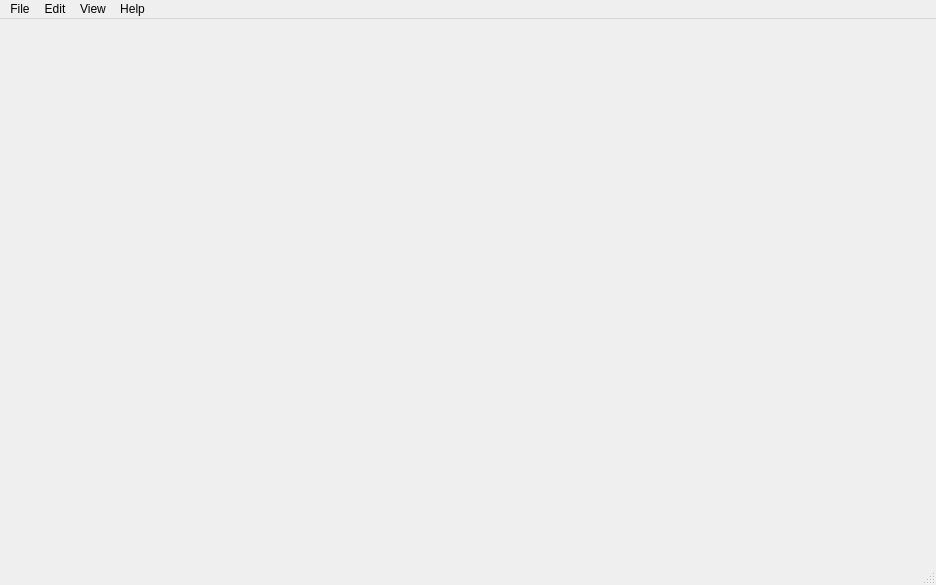
<?xml version="1.0" encoding="UTF-8"?>
<ui version="4.0">
 <class>mainWindow</class>
 <widget class="QMainWindow" name="mainWindow">
  <property name="geometry">
   <rect>
    <x>0</x>
    <y>0</y>
    <width>936</width>
    <height>585</height>
   </rect>
  </property>
  <property name="windowTitle">
   <string>DC1 Visualization</string>
  </property>
  <widget class="QWidget" name="centralwidget">
   <layout class="QHBoxLayout" name="horizontalLayout_2">
    <item>
     <layout class="QVBoxLayout" name="verticalLayout">
      <item>
       <layout class="QHBoxLayout" name="horizontalLayoutTop">
        <item>
         <widget class="PlotWidget" name="arrayMap" native="true"/>
        </item>
        <item>
         <layout class="QVBoxLayout" name="channelTraceLayout">
          <item>
           <widget class="PlotWidget" name="channelTrace1" native="true"/>
          </item>
          <item>
           <widget class="PlotWidget" name="channelTrace2" native="true"/>
          </item>
          <item>
           <widget class="PlotWidget" name="channelTrace3" native="true"/>
          </item>
          <item>
           <widget class="PlotWidget" name="channelTrace4" native="true"/>
          </item>
         </layout>
        </item>
       </layout>
      </item>
      <item>
       <layout class="QHBoxLayout" name="horizontalLayoutBottom">
        <item>
         <widget class="PlotWidget" name="noiseMatrixPlot" native="true"/>
        </item>
        <item>
         <widget class="PlotWidget" name="noiseHistogramPlot" native="true"/>
        </item>
       </layout>
      </item>
     </layout>
    </item>
   </layout>
  </widget>
  <widget class="QStatusBar" name="statusbar"/>
  <widget class="QMenuBar" name="menubar">
   <property name="geometry">
    <rect>
     <x>0</x>
     <y>0</y>
     <width>936</width>
     <height>24</height>
    </rect>
   </property>
   <widget class="QMenu" name="menuFile">
    <property name="title">
     <string>File</string>
    </property>
    <addaction name="actionUpdateSession"/>
   </widget>
   <widget class="QMenu" name="menuEdit">
    <property name="title">
     <string>Edit</string>
    </property>
    <addaction name="actionPreferences"/>
    <addaction name="actionAnalysisParameters"/>
   </widget>
   <widget class="QMenu" name="menuView">
    <property name="title">
     <string>View</string>
    </property>
    <addaction name="actionIndividualChannelInfo"/>
    <addaction name="actionListElectrodesInfo"/>
   </widget>
   <widget class="QMenu" name="menuHelp">
    <property name="title">
     <string>Help</string>
    </property>
    <addaction name="actionDocumentation"/>
   </widget>
   <addaction name="menuFile"/>
   <addaction name="menuEdit"/>
   <addaction name="menuView"/>
   <addaction name="menuHelp"/>
  </widget>
  <action name="actionUpdateSession">
   <property name="text">
    <string>New session...</string>
   </property>
  </action>
  <action name="actionLoad_real_time_stream">
   <property name="text">
    <string>Load real-time stream...</string>
   </property>
  </action>
  <action name="action_changeLayout">
   <property name="text">
    <string>Change visualization style...</string>
   </property>
  </action>
  <action name="actionDocumentation">
   <property name="text">
    <string>Documentation</string>
   </property>
  </action>
  <action name="actionParameter_1">
   <property name="text">
    <string>Parameter 1</string>
   </property>
  </action>
  <action name="actionParameter_2">
   <property name="text">
    <string>Parameter 2</string>
   </property>
  </action>
  <action name="actionParameter_3">
   <property name="text">
    <string>Parameter 3</string>
   </property>
  </action>
  <action name="actionPreferences">
   <property name="text">
    <string>Session parameters...</string>
   </property>
  </action>
  <action name="actionAnalysisParameters">
   <property name="text">
    <string>GUI preferences...</string>
   </property>
  </action>
  <action name="actionSave">
   <property name="text">
    <string>Save</string>
   </property>
  </action>
  <action name="actionExport_to">
   <property name="text">
    <string>Export to...</string>
   </property>
  </action>
  <action name="actionParameter_4">
   <property name="text">
    <string>Toggle highlight spikes</string>
   </property>
  </action>
  <action name="actionParameter_5">
   <property name="text">
    <string>Toggle auto axis</string>
   </property>
  </action>
  <action name="actionParameter_6">
   <property name="text">
    <string>Parameter 1</string>
   </property>
  </action>
  <action name="actionParameter_7">
   <property name="text">
    <string>Parameter 2</string>
   </property>
  </action>
  <action name="actionParameter">
   <property name="text">
    <string>Parameter 3</string>
   </property>
  </action>
  <action name="actionParameter_8">
   <property name="text">
    <string>Parameter 1</string>
   </property>
  </action>
  <action name="actionParameter_9">
   <property name="text">
    <string>Parameter 2</string>
   </property>
  </action>
  <action name="actionParameter_10">
   <property name="text">
    <string>Parameter 3</string>
   </property>
  </action>
  <action name="action_tl_arraymap">
   <property name="text">
    <string>Array Map</string>
   </property>
  </action>
  <action name="action_tr_arraymap">
   <property name="text">
    <string>Array Map</string>
   </property>
  </action>
  <action name="action_bl_arraymap">
   <property name="text">
    <string>Array Map</string>
   </property>
  </action>
  <action name="action_br_arraymap_2">
   <property name="text">
    <string>Array Map</string>
   </property>
  </action>
  <action name="action_tl_channels">
   <property name="text">
    <string>Channel Traces</string>
   </property>
  </action>
  <action name="action_bl_channels">
   <property name="text">
    <string>Channel Traces</string>
   </property>
  </action>
  <action name="action_br_channels_2">
   <property name="text">
    <string>Channel Traces</string>
   </property>
  </action>
  <action name="action_tl_spikerate">
   <property name="text">
    <string>Spike Rate Plot</string>
   </property>
  </action>
  <action name="action_tl_electrodeminimap">
   <property name="text">
    <string>Electrode Minimap</string>
   </property>
  </action>
  <action name="action_hierlemann">
   <property name="text">
    <string>Hierlemann</string>
   </property>
  </action>
  <action name="action_modifiedhierlemann">
   <property name="text">
    <string>Modified Hierlemann</string>
   </property>
  </action>
  <action name="action_Highpass">
   <property name="text">
    <string>Highpass</string>
   </property>
  </action>
  <action name="actionSpike_detection">
   <property name="text">
    <string>Spike detection...</string>
   </property>
  </action>
  <action name="action_npz">
   <property name="text">
    <string>Numpy file (.npz)</string>
   </property>
  </action>
  <action name="action_mat">
   <property name="text">
    <string>MATLAB file (.mat)</string>
   </property>
  </action>
  <action name="action_save_npz">
   <property name="text">
    <string>Numpy file (.npz)</string>
   </property>
  </action>
  <action name="action_save_mat">
   <property name="text">
    <string>MATLAB file (.mat)</string>
   </property>
  </action>
  <action name="action_tr_channels">
   <property name="text">
    <string>Channel Traces</string>
   </property>
  </action>
  <action name="action_tr_spikerate">
   <property name="text">
    <string>Spike Rate Plot</string>
   </property>
  </action>
  <action name="action_tr_electrodeminimap">
   <property name="text">
    <string>Electrode Minimap</string>
   </property>
  </action>
  <action name="action_bl_spikerate">
   <property name="text">
    <string>Spike Rate Plot</string>
   </property>
  </action>
  <action name="action_bl_electrodeminimap">
   <property name="text">
    <string>Electrode Minimap</string>
   </property>
  </action>
  <action name="action_br_spikerate_2">
   <property name="text">
    <string>Spike Rate Plot</string>
   </property>
  </action>
  <action name="action_br_electrodeminimap_2">
   <property name="text">
    <string>Electrode Minimap</string>
   </property>
  </action>
  <action name="action_save_csv">
   <property name="text">
    <string>CSV file (.csv)</string>
   </property>
  </action>
  <action name="action_csv">
   <property name="text">
    <string>CSV file (.csv)</string>
   </property>
  </action>
  <action name="actionEntire_window">
   <property name="text">
    <string>Entire window</string>
   </property>
  </action>
  <action name="actionWindow_1">
   <property name="text">
    <string>Window 1</string>
   </property>
  </action>
  <action name="actionWindow_2">
   <property name="text">
    <string>Window 2</string>
   </property>
  </action>
  <action name="actionWindow_3">
   <property name="text">
    <string>Window 3</string>
   </property>
  </action>
  <action name="actionWindow_4">
   <property name="text">
    <string>Window 4</string>
   </property>
  </action>
  <action name="action_tl_tracesearch">
   <property name="text">
    <string>Trace Search</string>
   </property>
  </action>
  <action name="action_tr_tracesearch">
   <property name="text">
    <string>Trace Search</string>
   </property>
  </action>
  <action name="action_bl_tracesearch">
   <property name="text">
    <string>Trace Search</string>
   </property>
  </action>
  <action name="action_br_tracesearch_2">
   <property name="text">
    <string>Trace Search</string>
   </property>
  </action>
  <action name="actionToggle_light_dark_mode">
   <property name="text">
    <string>Toggle light/dark mode</string>
   </property>
  </action>
  <action name="actionToggle_profiling">
   <property name="text">
    <string>Toggle profiling</string>
   </property>
  </action>
  <action name="action_H0Bandpass">
   <property name="text">
    <string>h0 Bandpass</string>
   </property>
  </action>
  <action name="action_Auto">
   <property name="text">
    <string>Auto</string>
   </property>
  </action>
  <action name="action_FastBandpass">
   <property name="text">
    <string>Fast Bandpass</string>
   </property>
  </action>
  <action name="action_FasterBandpass">
   <property name="text">
    <string>Faster Bandpass</string>
   </property>
  </action>
  <action name="action_Litke">
   <property name="text">
    <string>Litke</string>
   </property>
  </action>
  <action name="action_None">
   <property name="text">
    <string>None</string>
   </property>
  </action>
  <action name="actionSpike_threshold">
   <property name="text">
    <string>Spike threshold...</string>
   </property>
  </action>
  <action name="actionTime_window">
   <property name="text">
    <string>Time window...</string>
   </property>
  </action>
  <action name="actionIndividualChannelInfo">
   <property name="text">
    <string>Individual channel analysis</string>
   </property>
  </action>
  <action name="actionListElectrodesInfo">
   <property name="text">
    <string>Electrode list analysis</string>
   </property>
  </action>
  <action name="actionToggleDarkMode">
   <property name="text">
    <string>Toggle dark mode</string>
   </property>
  </action>
  <action name="actionToggleProfiling">
   <property name="text">
    <string>Toggle profiling</string>
   </property>
  </action>
 </widget>
 <customwidgets>
  <customwidget>
   <class>PlotWidget</class>
   <extends>QWidget</extends>
   <header>pyqtgraph</header>
   <container>1</container>
  </customwidget>
 </customwidgets>
 <resources/>
 <connections/>
</ui>
